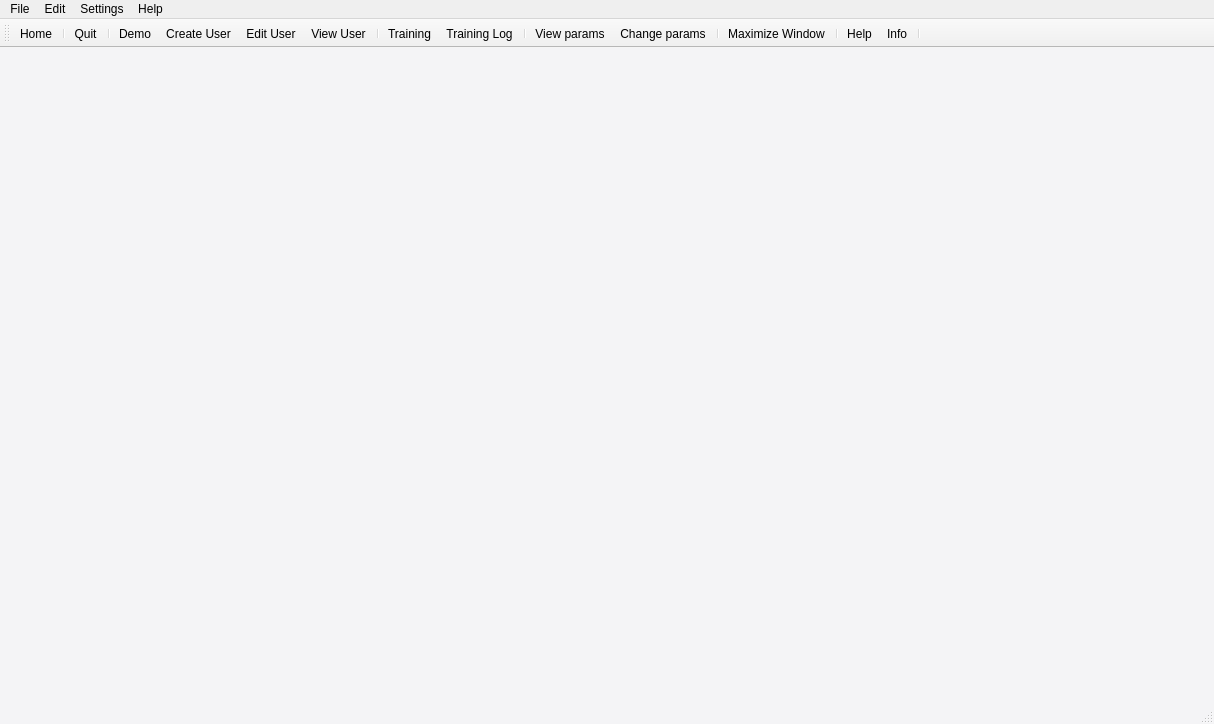
<?xml version="1.0" encoding="UTF-8"?>
<ui version="4.0">
 <class>FrameWindow</class>
 <widget class="QMainWindow" name="FrameWindow">
  <property name="geometry">
   <rect>
    <x>0</x>
    <y>0</y>
    <width>1214</width>
    <height>724</height>
   </rect>
  </property>
  <property name="windowTitle">
   <string>Alice Exoskeleton</string>
  </property>
  <property name="styleSheet">
   <string notr="true">QMainWindow{
	background-color:#F4F4F6
}

QPushButton{
	border: 1px solid #000000;
	background-color: #68ACE4;
	border-radius: 15px;
}

QPushButton:hover {
    border: 2px solid #3993DD;
}

QPushButton:pressed {
    background-color: #2176AE;     
}



QLineEdit:Focus {
	border: 2px solid #2176AE;
	
}

QLabel#Alice, QFrame#home{
	border: 1px solid #000000;
	border-radius: 15px;
}

QPushButton#connectButton{
	background-color: rgb(255, 213, 213);
	color: rgb(239, 41, 41);
	border: 1px;
	border-radius: 5px;
	text-align: left;
	padding: 10px;
}

QPushButton#finishButton{
	background-color:#D72638;
	color:#F4F4F6;
	font-weight:600
}

QLabel#userLabel{
	color: rgb(32, 74, 135);
	background-color: rgb(176, 241, 255);
	border: 3px;
	padding: 10px;
	border-radius: 5px;
}

QPushButton#standButton, QPushButton#sitButton, QPushButton#storageButton{
	
	background-color: rgb(18, 184, 250);
}

QPushButton#walkButton, QPushButton#stepButton, QPushButton#controlButton{
	
	background-color: rgba(40, 185, 166, 188);
}

QPushButton#startButton{
background-color: rgb(131, 215, 145)
}

QPushButton#stopButton{
	
	background-color: rgb(255, 137, 137)
}
 
QPushButton#rightFirstStepButton, QPushButton#leftFirstStepButton, QPushButton#FeetTogetherButton{
	
	background-color: rgba(40, 185, 166, 188);
}</string>
  </property>
  <widget class="QWidget" name="centralwidget">
   <property name="autoFillBackground">
    <bool>false</bool>
   </property>
   <layout class="QVBoxLayout" name="verticalLayout_2">
    <item>
     <layout class="QVBoxLayout" name="parentLayout"/>
    </item>
   </layout>
  </widget>
  <widget class="QStatusBar" name="statusBar"/>
  <widget class="QMenuBar" name="menubar">
   <property name="enabled">
    <bool>true</bool>
   </property>
   <property name="geometry">
    <rect>
     <x>0</x>
     <y>0</y>
     <width>1214</width>
     <height>22</height>
    </rect>
   </property>
   <widget class="QMenu" name="menuFile">
    <property name="title">
     <string>File</string>
    </property>
    <addaction name="actionHome"/>
    <addaction name="separator"/>
    <addaction name="actionTraining"/>
    <addaction name="actionTraining_Log"/>
    <addaction name="separator"/>
    <addaction name="actionMaximize_Window"/>
    <addaction name="separator"/>
    <addaction name="actionClose"/>
   </widget>
   <widget class="QMenu" name="menuEdit">
    <property name="title">
     <string>Edit</string>
    </property>
    <addaction name="actionDemo"/>
    <addaction name="actionNew_User"/>
    <addaction name="actionEdit_User"/>
    <addaction name="actionView_User"/>
   </widget>
   <widget class="QMenu" name="menuSettings">
    <property name="title">
     <string>Settings</string>
    </property>
    <addaction name="actionChange_settings"/>
    <addaction name="actionView"/>
   </widget>
   <widget class="QMenu" name="menuHelp_2">
    <property name="title">
     <string>Help</string>
    </property>
    <addaction name="actionHelp"/>
    <addaction name="actionInfo"/>
   </widget>
   <addaction name="menuFile"/>
   <addaction name="menuEdit"/>
   <addaction name="menuSettings"/>
   <addaction name="menuHelp_2"/>
  </widget>
  <widget class="QToolBar" name="toolBar">
   <property name="windowTitle">
    <string>toolBar</string>
   </property>
   <attribute name="toolBarArea">
    <enum>TopToolBarArea</enum>
   </attribute>
   <attribute name="toolBarBreak">
    <bool>false</bool>
   </attribute>
   <addaction name="actionHome"/>
   <addaction name="separator"/>
   <addaction name="actionClose"/>
   <addaction name="separator"/>
   <addaction name="actionDemo"/>
   <addaction name="actionNew_User"/>
   <addaction name="actionEdit_User"/>
   <addaction name="actionView_User"/>
   <addaction name="separator"/>
   <addaction name="actionTraining"/>
   <addaction name="actionTraining_Log"/>
   <addaction name="separator"/>
   <addaction name="actionView"/>
   <addaction name="actionChange_settings"/>
   <addaction name="separator"/>
   <addaction name="actionMaximize_Window"/>
   <addaction name="separator"/>
   <addaction name="actionHelp"/>
   <addaction name="actionInfo"/>
   <addaction name="separator"/>
  </widget>
  <action name="actionChange_settings">
   <property name="icon">
    <iconset>
     <normaloff>:/icons/Icons/settings_update.png</normaloff>:/icons/Icons/settings_update.png</iconset>
   </property>
   <property name="text">
    <string>Change params</string>
   </property>
  </action>
  <action name="actionView">
   <property name="icon">
    <iconset>
     <normaloff>:/icons/Icons/settings_view.png</normaloff>:/icons/Icons/settings_view.png</iconset>
   </property>
   <property name="text">
    <string>View params</string>
   </property>
  </action>
  <action name="actionNew_User">
   <property name="icon">
    <iconset>
     <normaloff>:/icons/Icons/utente-uomo-cerchiato(0).png</normaloff>:/icons/Icons/utente-uomo-cerchiato(0).png</iconset>
   </property>
   <property name="text">
    <string>Create User</string>
   </property>
  </action>
  <action name="actionDemo">
   <property name="icon">
    <iconset>
     <normaloff>:/icons/Icons/utente-uomo-cerchiato (2).png</normaloff>:/icons/Icons/utente-uomo-cerchiato (2).png</iconset>
   </property>
   <property name="text">
    <string>Demo</string>
   </property>
  </action>
  <action name="actionLoad_User">
   <property name="icon">
    <iconset>
     <normaloff>:/icons/Icons/utente-uomo-cerchiato (1).png</normaloff>:/icons/Icons/utente-uomo-cerchiato (1).png</iconset>
   </property>
   <property name="text">
    <string>Load User</string>
   </property>
  </action>
  <action name="actionSave">
   <property name="icon">
    <iconset>
     <normaloff>:/icons/Icons/salva.png</normaloff>:/icons/Icons/salva.png</iconset>
   </property>
   <property name="text">
    <string>Save</string>
   </property>
   <property name="shortcut">
    <string>Ctrl+S</string>
   </property>
  </action>
  <action name="actionSave_As">
   <property name="icon">
    <iconset>
     <normaloff>:/icons/Icons/salva-con-nome.png</normaloff>:/icons/Icons/salva-con-nome.png</iconset>
   </property>
   <property name="text">
    <string>Save As...</string>
   </property>
  </action>
  <action name="actionHelp">
   <property name="icon">
    <iconset>
     <normaloff>:/icons/Icons/aiuto.png</normaloff>:/icons/Icons/aiuto.png</iconset>
   </property>
   <property name="text">
    <string>Help</string>
   </property>
   <property name="shortcut">
    <string>Ctrl+Shift+'</string>
   </property>
  </action>
  <action name="actionTraining_Log">
   <property name="icon">
    <iconset>
     <normaloff>:/icons/Icons/single-page-mode.png</normaloff>:/icons/Icons/single-page-mode.png</iconset>
   </property>
   <property name="text">
    <string>Training Log</string>
   </property>
   <property name="shortcut">
    <string>Ctrl+L</string>
   </property>
  </action>
  <action name="actionEdit_User">
   <property name="icon">
    <iconset>
     <normaloff>:/icons/Icons/utente-uomo-cerchiato (3).png</normaloff>:/icons/Icons/utente-uomo-cerchiato (3).png</iconset>
   </property>
   <property name="text">
    <string>Edit User</string>
   </property>
  </action>
  <action name="actionClose">
   <property name="icon">
    <iconset>
     <normaloff>:/icons/Icons/eliminare.png</normaloff>:/icons/Icons/eliminare.png</iconset>
   </property>
   <property name="text">
    <string>Quit</string>
   </property>
   <property name="shortcut">
    <string>Ctrl+Q</string>
   </property>
  </action>
  <action name="actionHome">
   <property name="icon">
    <iconset>
     <normaloff>:/icons/Icons/home-page.png</normaloff>:/icons/Icons/home-page.png</iconset>
   </property>
   <property name="text">
    <string>Home</string>
   </property>
  </action>
  <action name="actionInfo">
   <property name="icon">
    <iconset>
     <normaloff>:/icons/Icons/informazioni.png</normaloff>:/icons/Icons/informazioni.png</iconset>
   </property>
   <property name="text">
    <string>Info</string>
   </property>
   <property name="shortcut">
    <string>Ctrl+Shift+1</string>
   </property>
  </action>
  <action name="actionView_User">
   <property name="icon">
    <iconset>
     <normaloff>:/icons/Icons/utente-uomo-cerchiato (4).png</normaloff>:/icons/Icons/utente-uomo-cerchiato (4).png</iconset>
   </property>
   <property name="text">
    <string>View User</string>
   </property>
  </action>
  <action name="actionMaximize_Window">
   <property name="icon">
    <iconset>
     <normaloff>:/icons/Icons/full-page-view.png</normaloff>:/icons/Icons/full-page-view.png</iconset>
   </property>
   <property name="text">
    <string>Maximize Window</string>
   </property>
   <property name="shortcut">
    <string>Ctrl+F</string>
   </property>
  </action>
  <action name="actionView_Log">
   <property name="icon">
    <iconset>
     <normaloff>:/icons/Icons/diario-di-bordo.png</normaloff>:/icons/Icons/diario-di-bordo.png</iconset>
   </property>
   <property name="text">
    <string>View Log</string>
   </property>
   <property name="toolTip">
    <string>View Log</string>
   </property>
   <property name="shortcut">
    <string>Ctrl+L</string>
   </property>
  </action>
  <action name="actionTraining">
   <property name="icon">
    <iconset>
     <normaloff>:/icons/Icons/passeggiare.png</normaloff>:/icons/Icons/passeggiare.png</iconset>
   </property>
   <property name="text">
    <string>Training</string>
   </property>
   <property name="toolTip">
    <string>Training</string>
   </property>
  </action>
 </widget>
 <resources/>
 <connections/>
</ui>
